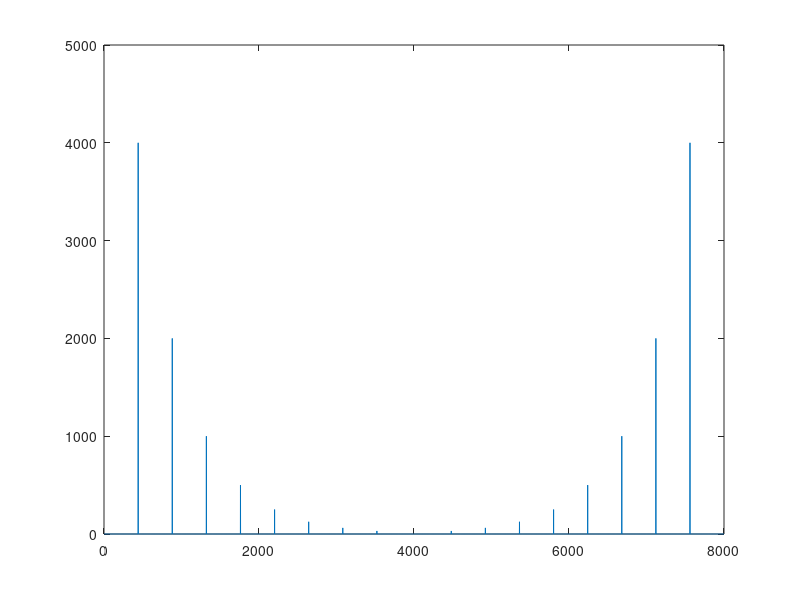
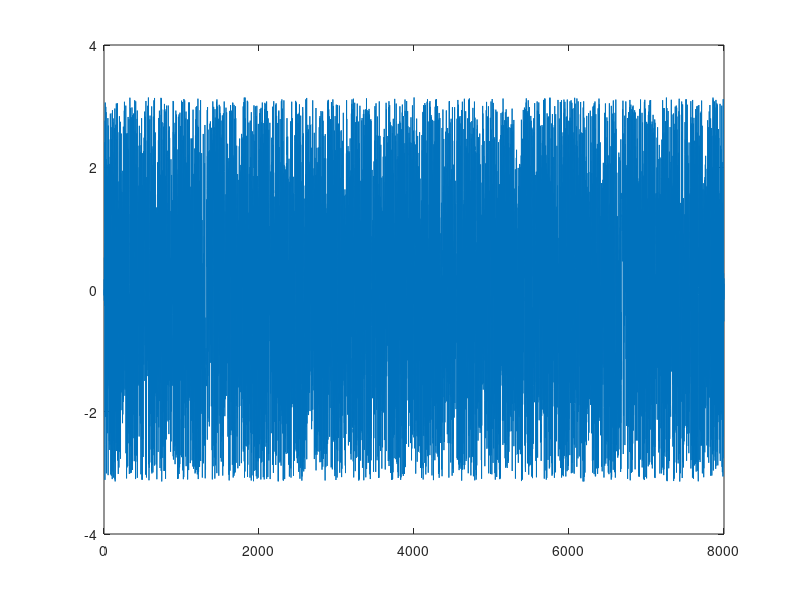
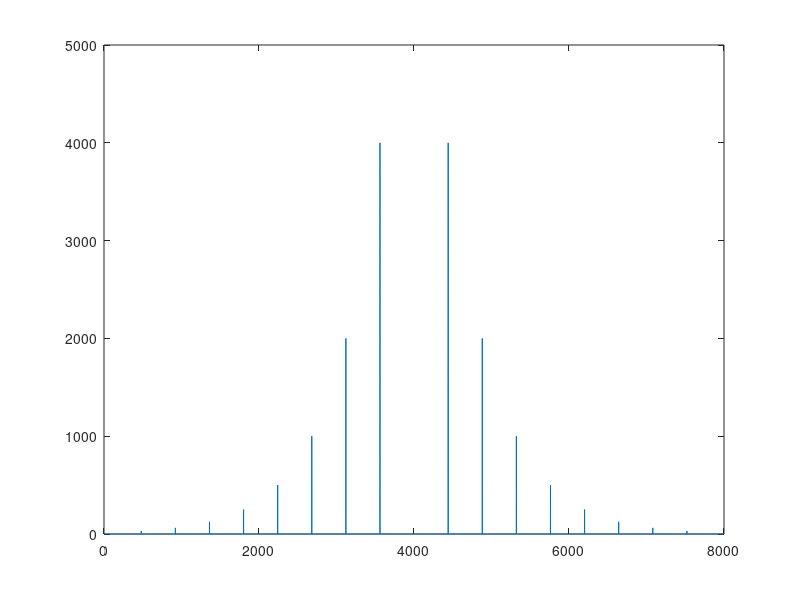

MATLAB code for these plots, in order: (Note: this script raises an error after producing the figures.)
%Exercise 6.
%Apply Fourier transform on the signals and interpret the results.

%This part is from exercise 3.
fs = 8000; %This will be the sampling rate (Hz)

len = 1; % length [s]
t = linspace(0, len, len*fs + 1); %This will be the sampling points. This needs the + 1, because we need 8000 values. generates n points.
t(end) = [];
fA = 440;

n = 8; %number of components
s3 = 0;
for k = 1:n
    s3 = s3 + sin(2*pi*fA*k*t) / 2^k*2;
end

%so here we are going to apply fast fourier transformation to the s3 and to
%s5

f3 = fft(s3); %Outp has the same values as input signal, but with complex numbers
figure, plot(abs(f3)) %Magnitude plot
figure, plot(angle(f3)) %Most we do not need but most of the analize application
figure, plot(abs(fftshift(f3)))  %Zero Centered

%So what is the interpretaion for this?
%frequency domain representation (cf. time domain). Simplified, peaks on the magnitude plot belongs to the sinusoidal components of the signal.


%Exercise 7.

[pks,locs] = findpeaks(abs(f3), 'NPeaks', 3, 'SortStr', 'descend'); %Here we will find the peaks in the abs(f3), we look for 3 peaks, we look for the 3 most dominant peaks
%findpeaks = findpeaks(data) returns a vector with the local maxima (peaks) of the input signal vector, data. A local peak is a data sample that is either larger than its two neighboring samples or is equal to Inf. The peaks are output in order of occurrence. Non-Inf signal endpoints are excluded. If a peak is flat, the function returns only the point with the lowest index.
%[pks,locs] = findpeaks(data) additionally returns the indices at which the peaks occur.

figure, hold on, plot(abs(f3)), plot(locs, pks, 'ro') %So here we just add red circle to the found values
hold off
%Exercis 8.
%Take the signal of tone A with its overtones (ex. 2.3.). Filter out the fundamental tone

%How to solve ot?
%Naive approach: cut out frequency components from the FFT spectrum. -->
%this is not a good approach

%Frequency sampling of the FFT - What is FTT? Fast Fourier Transform
disp(length(t))
ft = linspace(0, fs, length(t)+1); %Here it starts from 0 and creates n number of items. So if we wanted to make every number between 0 and 8000, we need the n to be 8001
ft(end) = []; %With this, we create a 8000 length array from a 8001 lenght by making the last value empty

% cutout: between 430 and 450 Hz
cut = find(ft >= 430 & ft <= 450);

%k = find(X) returns a vector containing the linear indices of each nonzero element in array X.

f8 = f3; 
f8(cut) = 0; %It 0 out the corresponding values
f8(end-cut+2) = 0; % We have to do it to be symmetrical --> cut+2 because here the first key corresponds to the last N-k+2 because of indexing and that the 0 does not have a pair. Onenote

figure, hold on, plot(abs(f8))

s8 = real(ifft(f8)); % inverse FFT
%real - real(Z) returns the real part of each
%X = ifft(Y) computes the inverse discrete Fourier transform of Y using a fast Fourier transform algorithm. X is the same size as Y.

